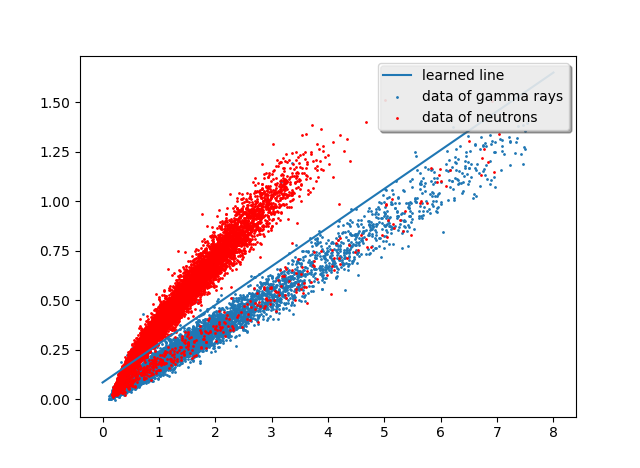

Python code for this plot:
import numpy as np
import scipy.io as sio
import matplotlib.pyplot as plt
import pylab as pl

np.random.seed(0) # Seed the random number generator
# Load the data
nuclear = sio.loadmat('nuclear.mat')
x = nuclear['x']
y = nuclear['y'] # 1 represents neutrons and -1 represents gamma rays
d,n = x.shape

# Plot data
gamma_rays = []; neutrons = []
for i in range(n):
    if y[0,i] == 1:
        neutrons.append(i)
    else:
        gamma_rays.append(i)
plt.figure()
plt.scatter(x[0,gamma_rays], x[1,gamma_rays], s = 1, label = 'data of gamma rays')
plt.scatter(x[0,neutrons], x[1,neutrons], s = 1, c = 'r', label = 'data of neutrons')

# Initialization and plot learned line with stochastic sub-gradient method
x = np.mat(x); y = np.mat(y)
add = 1; J = []
x_tilda = np.insert(x, 0, values=add, axis=0)
lamda = 0.001; omega = np.zeros(d); b = 0
Iteration = 35
for j in range(Iteration):
    ui = 0; alpha = 100/(j+1); N = np.random.permutation(n); Loss = 0
    for i in N:
        h = 1 - y[0,i] * (np.dot(omega, x[:,i]) + b)
        if h[0,0] > 0:
            scale = 1
        elif h[0,0] < 0:
            scale = 0
        else:
            scale = np.random.rand()
        ui = 1/n * (-y[0,i] * x_tilda[:,i]) * scale + lamda / n * np.mat([0, omega[0], omega[1]]).T
        b -= alpha * ui[0]; omega[0] -= alpha * ui[1]; omega[1] -= alpha * ui[2]
        t = (omega * x + b)
        Loss = np.array(1 - np.multiply(y, t))
        Loss *= (Loss > 0)
        # Loss += max(0, h[0, 0])
        J.append(np.sum(Loss)/n + lamda/2 * np.dot(omega, omega))

print("Parameters of estimated hyperplane are: b = ", b[0,0], "w_1 = ", omega[0], "w_2 = ", omega[1])
print("the minimum achieved value of the objective function is: ", min(J))
t = pl.frange(0,8,0.01)
n = pl.frange(1,Iteration*n)
plt.plot(t, -omega[0]/omega[1] * t - b[0,0]/omega[1], label = 'learned line')
legend = plt.legend(loc='upper right', shadow=True)

# Plot the objective function
plt.figure()
plt.plot(n, J, label = 'Objective Function')
plt.show()
